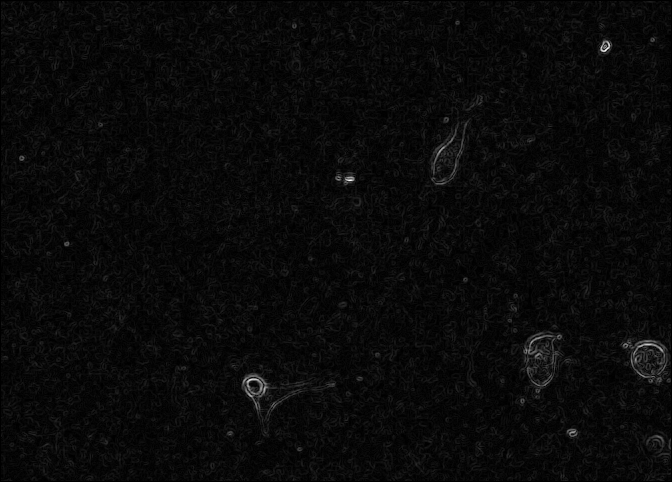
#> input picture cell_shape/segmentation/sample_sobel_img.tif, 672 x 482 px
$ python -i newFunctions.py   (imports and definitions only)   (older library calls are emulated)
#> lines starting #> are read from the running program, lines starting #| are printed output that depends on the picture
#> further down, picture is the input picture: shape (482, 672); min 0, max 255, mean 9.5
# -*- coding: utf-8 -*-
"""
Created on Mon Mar 13 10:31:13 2017

@author: aurelien
"""

from skimage.util import img_as_ubyte
from scipy import ndimage as ndi
from skimage.morphology import watershed
from skimage.feature import peak_local_max
from skimage.filter import threshold_otsu
import numpy as np
import matplotlib.pyplot as plt

def waterShed(img):
    """Applies watershed algorithm to greyscale image img"""
    img_u = img_as_ubyte(img)
    plt.figure()
    plt.imshow(img_u)
    plt.colorbar()
    #Compute the distance map on the binarised image
    block_size = 30
    otsu_thresh = threshold_otsu(img_u)
#> otsu_thresh = 36
    binary_otsu = img_u > otsu_thresh
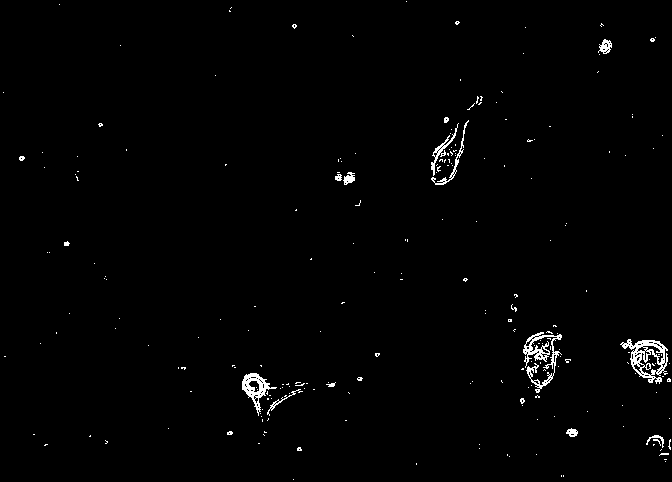
#> binary_otsu: shape (482, 672) bool; 1.2% white in thin lines or dots

    distance = ndi.distance_transform_edt(binary_otsu)
    plt.figure()
    plt.imshow(binary_otsu)
    plt.colorbar()
    local_maxi = peak_local_max(distance, indices=False, footprint=np.ones((3, 3)), labels=img)
#> local_maxi: shape (482, 672) bool; 1.2% white in thin lines or dots
    markers = ndi.label(local_maxi)[0]
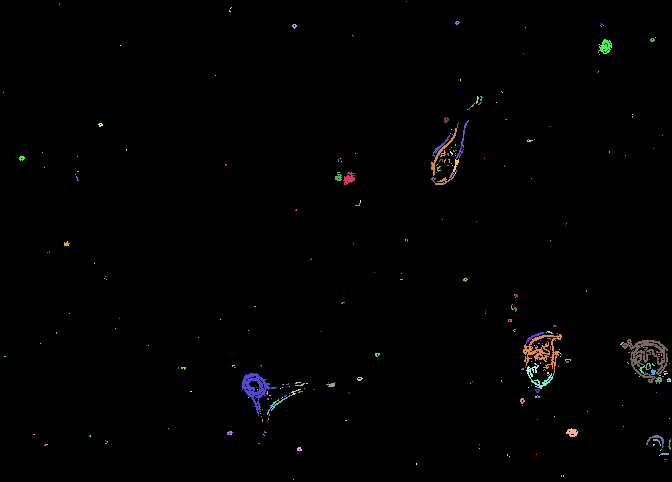
#> markers: shape (482, 672) int32; 321 distinct labels, from 0 to 320; one colour per label, 0 black

    labels = watershed(-distance, markers, mask=binary_otsu)
#> labels: shape (482, 672) int32; 321 distinct labels, from 0 to 320
    return labels

>>> import cv2
>>> picture = cv2.imread('segmentation/sample_sobel_img.tif', cv2.IMREAD_GRAYSCALE)
>>> result = waterShed(picture)
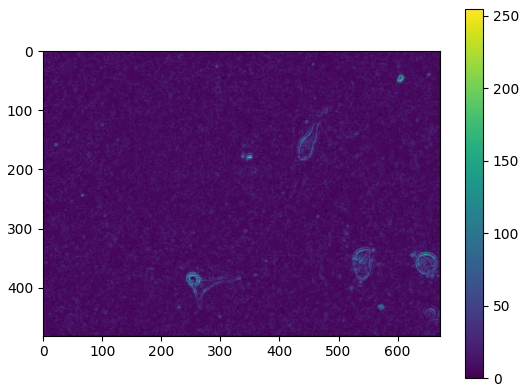
#> figure drawn by matplotlib, 2 panels
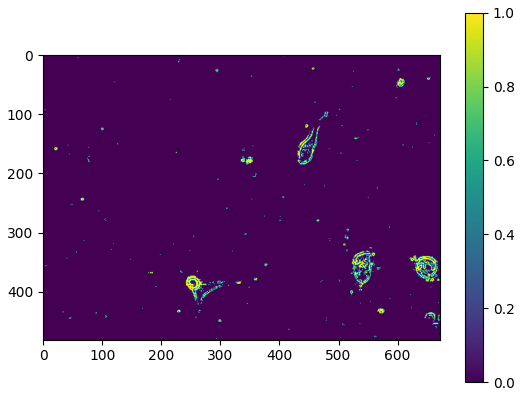
#> figure drawn by matplotlib, 2 panels
